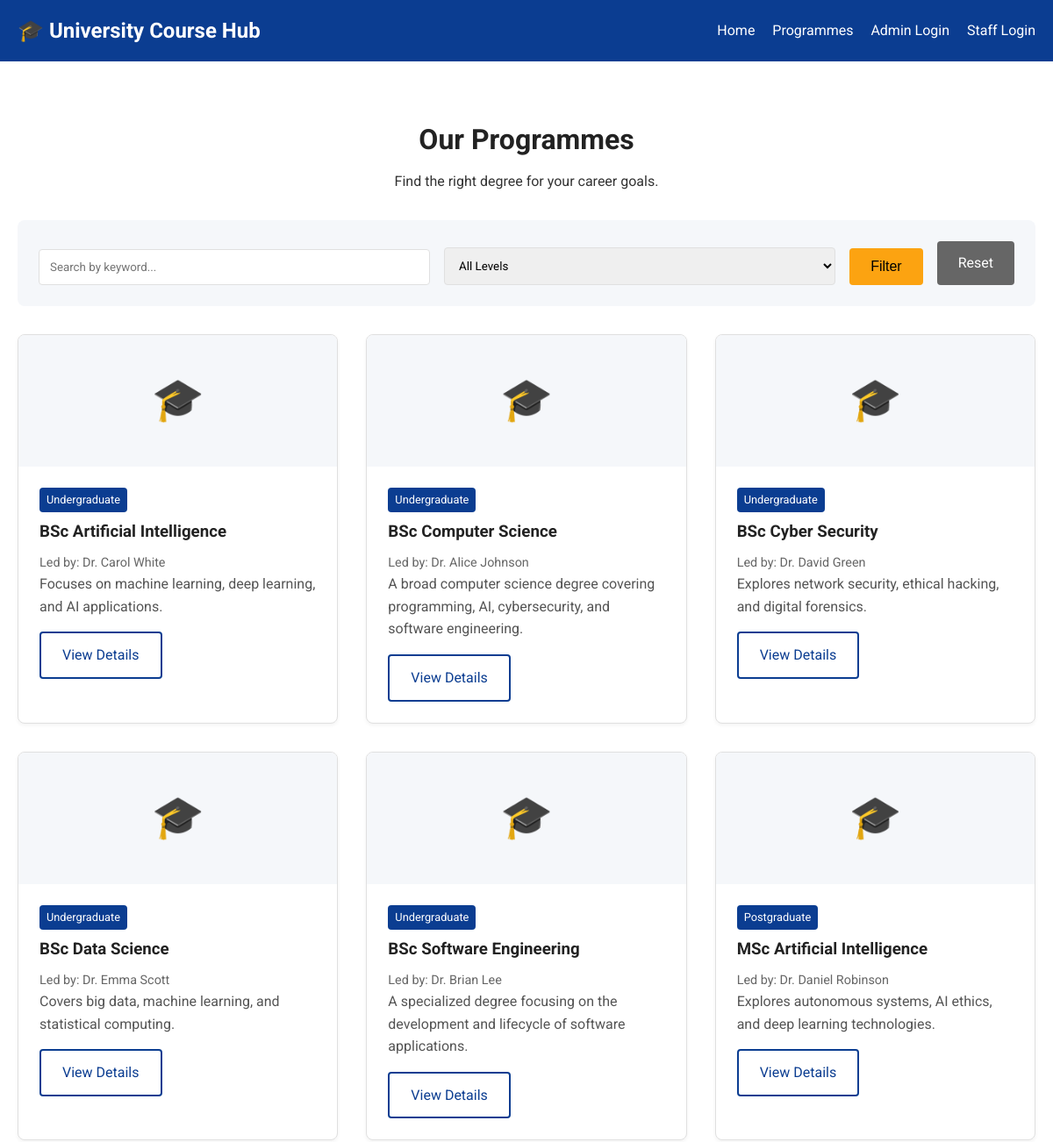
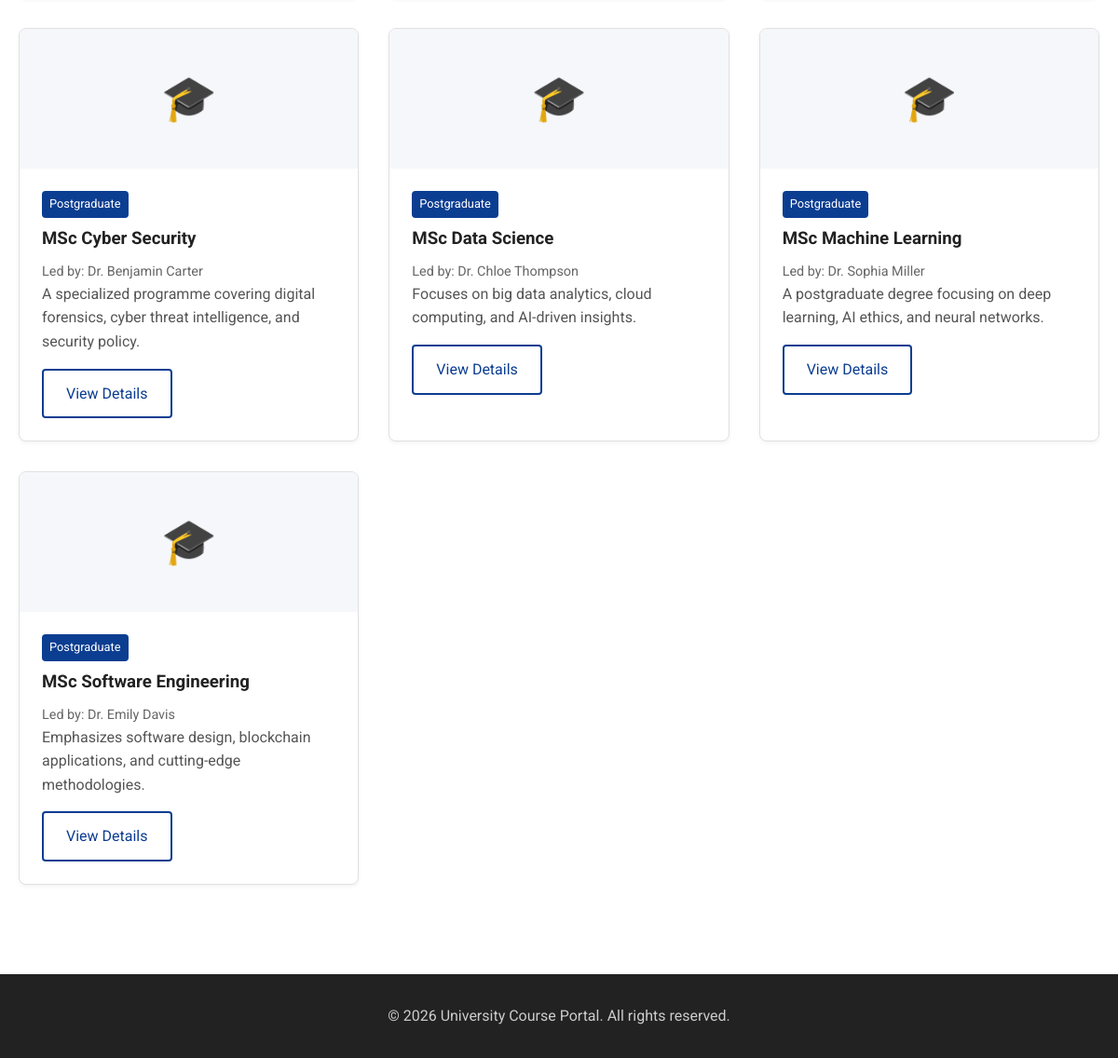
The app's page /programmes with its own data (2 pictures, top to bottom).
### tables this page shows
CREATE TABLE Programmes (
    ProgrammeID INTEGER PRIMARY KEY AUTO_INCREMENT,
    ProgrammeName TEXT NOT NULL,
    LevelID INTEGER,
    ProgrammeLeaderID INTEGER,
    Description TEXT,
    Image TEXT,
    FOREIGN KEY (LevelID) REFERENCES Levels(LevelID),
    FOREIGN KEY (ProgrammeLeaderID) REFERENCES Staff(StaffID)
);

CREATE TABLE Levels (
    LevelID INTEGER PRIMARY KEY,
    LevelName TEXT NOT NULL
);

CREATE TABLE Staff (
    StaffID INTEGER PRIMARY KEY,
    Name TEXT NOT NULL,
    Email VARCHAR(255) NULL UNIQUE,
    PasswordHash VARCHAR(255) NULL
);

### public/index.php (called while the page is built, shortened)
<?php
require_once __DIR__ . '/../src/Helpers/functions.php';
spl_autoload_register(function ($class) {
    $prefix = 'App\\';
    $base_dir = __DIR__ . '/../src/';
    $len = strlen($prefix);
    $relative_class = substr($class, $len);
    $file = $base_dir . str_replace('\\', '/', $relative_class) . '.php';
});
$app = new \App\Core\App();
$app->run();

### src/Core/Router.php (called while the page is built, shortened)
<?php
class Router
{
    private array $routes = [];
    private function addRoute(string $method, string $path, array $handler): void
    {
        $regex = preg_replace('/\{([a-zA-Z0-9_]+)\}/', '(?P<\1>[a-zA-Z0-9_-]+)', $path);
        $regex = "#^" . $regex . "$#";
        $this->routes[] = [
            'method'  => $method,
            'pattern' => $regex,
            'controller' => $handler[0],
            'action'     => $handler[1],
            'path'       => $path
        ];
    }
    public function dispatch(string $method, string $uri)
    {
        $uri = parse_url($uri, PHP_URL_PATH);
        $baseDir = dirname($_SERVER['SCRIPT_NAME']);
        $baseDir = str_replace('\\', '/', $baseDir);
        foreach ($this->routes as $route) {
            if ($route['method'] === $method && preg_match($route['pattern'], $uri, $matches)) {
                $params = array_filter($matches, 'is_string', ARRAY_FILTER_USE_KEY);
                $controllerName = $route['controller'];
                $action = $route['action'];
                if (class_exists($controllerName)) {
                    $controller = new $controllerName();
                    if (method_exists($controller, $action)) {
                        return call_user_func_array([$controller, $action], $params);
                    }
                }
            }
        }
        throw new \Exception("Route not found: $uri");
    }
}

### src/Models/Programme.php (called while the page is built, shortened)
<?php
class Programme
{
    public static function all(string $search = '', string $level = ''): array
    {
        $db = Database::getConnection();
        $query = "SELECT p.*, l.LevelName, s.Name as LeaderName
                  FROM Programmes p
                  JOIN Levels l ON p.LevelID = l.LevelID
                  LEFT JOIN Staff s ON p.ProgrammeLeaderID = s.StaffID
                  WHERE 1=1";
        $params = [];
        $query .= " ORDER BY p.ProgrammeName";
        $stmt = $db->prepare($query);
        $stmt->execute($params);
        return $stmt->fetchAll(PDO::FETCH_ASSOC);
    }
}

### src/Controllers/ProgrammeController.php (called while the page is built, shortened)
<?php
class ProgrammeController extends Controller
{
    public function index()
    {
        $search = $_GET['search'] ?? '';
        $level = $_GET['level'] ?? '';
        $programmes = Programme::all($search, $level);
        $levels = Level::all();
        return $this->render('programme/index', [
            'title' => 'Programmes',
            'programmes' => $programmes,
            'levels' => $levels,
            'search' => $search,
            'selectedLevel' => $level
        ]);
    }
}

### src/Models/Level.php (called while the page is built, shortened)
<?php
class Level
{
    public static function all(): array
    {
        $db = Database::getConnection();
        return $db->query("SELECT * FROM Levels ORDER BY LevelName")->fetchAll(PDO::FETCH_ASSOC);
    }
}

### src/Core/Session.php (called while the page is built, shortened)
<?php
class Session
{
    public static function get(string $key, $default = null)
    {
        return $_SESSION[$key] ?? $default;
    }
    public static function getFlash(): ?array
    {
        return null;
    }
}

### src/Core/Auth.php (called while the page is built, shortened)
<?php
class Auth
{
    public static function check(): bool
    {
        return Session::get('admin_id') !== null;
    }
}

### src/Core/StaffAuth.php (called while the page is built, shortened)
<?php
class StaffAuth
{
    public static function check(): bool
    {
        return Session::get('staff_id') !== null;
    }
}

### src/Views/partials/flash.php (called while the page is built, shortened)
<?php
$flash = \App\Core\Session::getFlash();
?>

### src/Core/Controller.php (called while the page is built, shortened)
<?php
class Controller
{
    protected function render(string $view, array $data = []): string
    {
        return View::render($view, $data);
    }
}

### src/Helpers/functions.php (called while the page is built, shortened)
<?php
if (!function_exists('url')) {
    function url(string $path = ''): string {
        $baseDir = dirname($_SERVER['SCRIPT_NAME']);
        $baseDir = str_replace('\\', '/', $baseDir);
        if ($baseDir === '/') {
            $baseDir = '';
        }
        $path = ltrim($path, '/');
        return $baseDir . '/' . $path;
    }
}

### src/Views/programme/index.php (the view, shortened to what this page needs)
<div class="page-header">
    <h1>Our Programmes</h1>
    <p>Find the right degree for your career goals.</p>
</div>
<div class="filter-section">
    <form action="<?= url('/programmes') ?>" method="GET" class="filter-form">
        <div class="form-group">
            <input type="text" name="search" placeholder="Search by keyword..." value="<?= htmlspecialchars($search) ?>">
        </div>
        <div class="form-group">
            <select name="level">
                <option value="">All Levels</option>
            </select>
        </div>
        <button type="submit" class="btn btn-primary">Filter</button>
        <a href="<?= url('/programmes') ?>" class="btn btn-secondary">Reset</a>
    </form>
</div>
<div class="programmes-grid">
    <?php if(empty($programmes)): ?>
        <p>No programmes found matching your criteria.</p>
    <?php else: ?>
        <?php foreach($programmes as $prog): ?>
            <div class="card">
                <?php if($prog['Image']): ?>
                    <img src="<?= htmlspecialchars($prog['Image']) ?>" alt="<?= htmlspecialchars($prog['ProgrammeName']) ?>" class="card-img">
                <?php else: ?>
                    <div class="card-img-placeholder">🎓</div>
                <?php endif; ?>
                <div class="card-body">
                    <span class="badge"><?= htmlspecialchars($prog['LevelName']) ?></span>
                    <h3><?= htmlspecialchars($prog['ProgrammeName']) ?></h3>
                    <p class="text-muted">Led by: <?= htmlspecialchars($prog['LeaderName'] ?? 'TBA') ?></p>
                    <p class="truncate"><?= htmlspecialchars($prog['Description']) ?></p>
                    <a href="<?= url('/programme/' . $prog['ProgrammeID']) ?>" class="btn btn-outline">View Details</a>
                </div>
            </div>
        <?php endforeach; ?>
    <?php endif; ?>
</div>

### src/Core/App.php (shortened to what this page needs)
<?php
class App
{
    protected Router $router;
    public function __construct()
    {
        $this->router = new Router();
    }
    public function run(): void
    {
        try {
            echo $this->router->dispatch($_SERVER['REQUEST_METHOD'], $_SERVER['REQUEST_URI']);
        } catch (\Exception $e) {
            http_response_code(404);
            echo View::render('layouts/main', ['content' => "<h1>404 Not Found</h1><p>{$e->getMessage()}</p>"]);
        }
    }
}

### src/Core/View.php (shortened to what this page needs)
<?php
class View
{
    public static function render(string $viewPath, array $data = []): string
    {
        extract($data);
        $file = __DIR__ . '/../Views/' . $viewPath . '.php';
        if (file_exists($file)) {
            require $file;
        } else {
            throw new \Exception("View file not found: $file");
        }
        $content = ob_get_clean();
        if (strpos($viewPath, 'layouts/') !== 0 && strpos($viewPath, 'partials/') !== 0) {
            if (strpos($viewPath, 'admin/') === 0) {
                $layoutPath = 'layouts/admin';
            } elseif (strpos($viewPath, 'staff/') === 0) {
                $layoutPath = 'layouts/staff';
            } else {
                $layoutPath = 'layouts/main';
            }
            $layoutFile = __DIR__ . '/../Views/' . $layoutPath . '.php';
            if (file_exists($layoutFile)) {
                require $layoutFile;
                return ob_get_clean();
            }
        }
        return $content;
    }
}

### src/Views/layouts/main.php (shortened to what this page needs)
<!DOCTYPE html>
<html lang="en">
<head>
    <link rel="stylesheet" href="<?= url('/assets/css/app.css') ?>">
</head>
<body>
    <?php require __DIR__ . '/../partials/navbar.php'; ?>
    <div class="container main-content">
        <?php require __DIR__ . '/../partials/flash.php'; ?>
        <?= $content ?? '' ?>
    </div>
    <footer class="site-footer">
        <div class="container">
            <p>&copy; <?= date('Y') ?> University Course Portal. All rights reserved.</p>
        </div>
    </footer>
</body>
</html>

### src/Views/partials/navbar.php
<nav class="main-nav">
    <div class="container nav-wrap">
        <a href="<?= url('/') ?>" class="brand">🎓 University Course Hub</a>
        <div class="nav-links">
            <a href="<?= url('/') ?>">Home</a>
            <a href="<?= url('/programmes') ?>">Programmes</a>
            <?php if(\App\Core\Auth::check()): ?>
                <a href="<?= url('/admin/dashboard') ?>">Admin Dashboard</a>
            <?php else: ?>
                <a href="<?= url('/admin/login') ?>">Admin Login</a>
            <?php endif; ?>
            <?php if(\App\Core\StaffAuth::check()): ?>
                <a href="<?= url('/staff/dashboard') ?>">Staff Portal</a>
            <?php else: ?>
                <a href="<?= url('/staff/login') ?>">Staff Login</a>
            <?php endif; ?>
        </div>
    </div>
</nav>

### public/assets/css/app.css (style rules this page uses)
* { box-sizing: border-box; margin: 0; padding: 0; }
:root { --primary-color: #0b3d91; --secondary-color: #fca311; --text-color: #333; --bg-color: #fff; --light-bg: #f5f7fa; --danger-color: #d9534f; --success-color: #5cb85c; --border-color: #e0e0e0; }
body { font-family: 'Roboto', sans-serif; color: var(--text-color); background-color: var(--bg-color); line-height: 1.6; }
a { color: var(--primary-color); text-decoration: none; }
.container { max-width: 1200px; margin: 0 auto; padding: 0 20px; }
h1, h2, h3 { margin-bottom: 0.5rem; color: #222; }
.main-nav { background-color: var(--primary-color); color: white; padding: 1rem 0; }
.main-nav a, .admin-nav a { color: white; text-decoration: none; }
.nav-wrap { display: flex; justify-content: space-between; align-items: center; }
.brand { font-size: 1.5rem; font-weight: bold; }
.nav-links a { margin-left: 1rem; }
.btn { display: inline-block; padding: 0.75rem 1.5rem; border: none; border-radius: 4px; cursor: pointer; font-size: 1rem; text-align: center; text-decoration: none; }
.btn-primary { background-color: var(--secondary-color); color: #000; font-weight: 500; }
.btn-secondary { background-color: #666; color: white; }
.btn-outline { border: 2px solid var(--primary-color); color: var(--primary-color); }
.main-content { min-height: 70vh; padding: 2rem 20px; }
.page-header { text-align: center; padding: 2rem 0; }
.programmes-grid { display: grid; grid-template-columns: repeat(auto-fill, minmax(300px, 1fr)); gap: 2rem; margin-top: 2rem; }
.card { border: 1px solid var(--border-color); border-radius: 8px; background: white; overflow: hidden; box-shadow: 0 2px 4px rgba(0,0,0,0.05); transition: transform 0.2s; }
.card-img-placeholder { height: 150px; background: var(--light-bg); display: flex; align-items: center; justify-content: center; font-size: 3rem; color: #ccc; }
.card-body { padding: 1.5rem; }
.badge { display: inline-block; padding: 0.25rem 0.5rem; background: var(--primary-color); color: white; border-radius: 4px; font-size: 0.8rem; margin-bottom: 0.5rem; }
.truncate { display: -webkit-box; -webkit-line-clamp: 3; -webkit-box-orient: vertical; overflow: hidden; margin-bottom: 1rem; color: #555; }
.form-group { margin-bottom: 1rem; text-align: left; }
.form-group input, .form-group select, .form-group textarea { width: 100%; padding: 0.75rem; border: 1px solid var(--border-color); border-radius: 4px; font-family: inherit; }
.filter-form { display: flex; gap: 1rem; align-items: flex-end; background: var(--light-bg); padding: 1.5rem; border-radius: 8px; }
.filter-form .form-group { flex: 1; margin: 0; }
.text-muted { color: #666; font-size: 0.9rem; }
.site-footer { background: #222; color: #ccc; text-align: center; padding: 2rem 0; margin-top: 4rem; }

### records on screen
programmes: LevelID.LevelName "Undergraduate", ProgrammeName "BSc Artificial Intelligence", ProgrammeLeaderID.Name "Dr. Carol White", Description "Focuses on machine learning, deep learning, and AI applications."
programmes: LevelID.LevelName "Undergraduate", ProgrammeName "BSc Computer Science", ProgrammeLeaderID.Name "Dr. Alice Johnson", Description "A broad computer science degree covering programming, AI, cybersecurity, and software engineering."
programmes: LevelID.LevelName "Undergraduate", ProgrammeName "BSc Cyber Security", ProgrammeLeaderID.Name "Dr. David Green", Description "Explores network security, ethical hacking, and digital forensics."
programmes: LevelID.LevelName "Undergraduate", ProgrammeName "BSc Data Science", ProgrammeLeaderID.Name "Dr. Emma Scott", Description "Covers big data, machine learning, and statistical computing."
programmes: LevelID.LevelName "Undergraduate", ProgrammeName "BSc Software Engineering", ProgrammeLeaderID.Name "Dr. Brian Lee", Description "A specialized degree focusing on the development and lifecycle of software applications."
programmes: LevelID.LevelName "Postgraduate", ProgrammeName "MSc Artificial Intelligence", ProgrammeLeaderID.Name "Dr. Daniel Robinson", Description "Explores autonomous systems, AI ethics, and deep learning technologies."
programmes: LevelID.LevelName "Postgraduate", ProgrammeName "MSc Cyber Security", ProgrammeLeaderID.Name "Dr. Benjamin Carter", Description "A specialized programme covering digital forensics, cyber threat intelligence, and security policy."
programmes: LevelID.LevelName "Postgraduate", ProgrammeName "MSc Data Science", ProgrammeLeaderID.Name "Dr. Chloe Thompson", Description "Focuses on big data analytics, cloud computing, and AI-driven insights."
programmes: LevelID.LevelName "Postgraduate", ProgrammeName "MSc Machine Learning", ProgrammeLeaderID.Name "Dr. Sophia Miller", Description "A postgraduate degree focusing on deep learning, AI ethics, and neural networks."
programmes: LevelID.LevelName "Postgraduate", ProgrammeName "MSc Software Engineering", ProgrammeLeaderID.Name "Dr. Emily Davis", Description "Emphasizes software design, blockchain applications, and cutting-edge methodologies."
